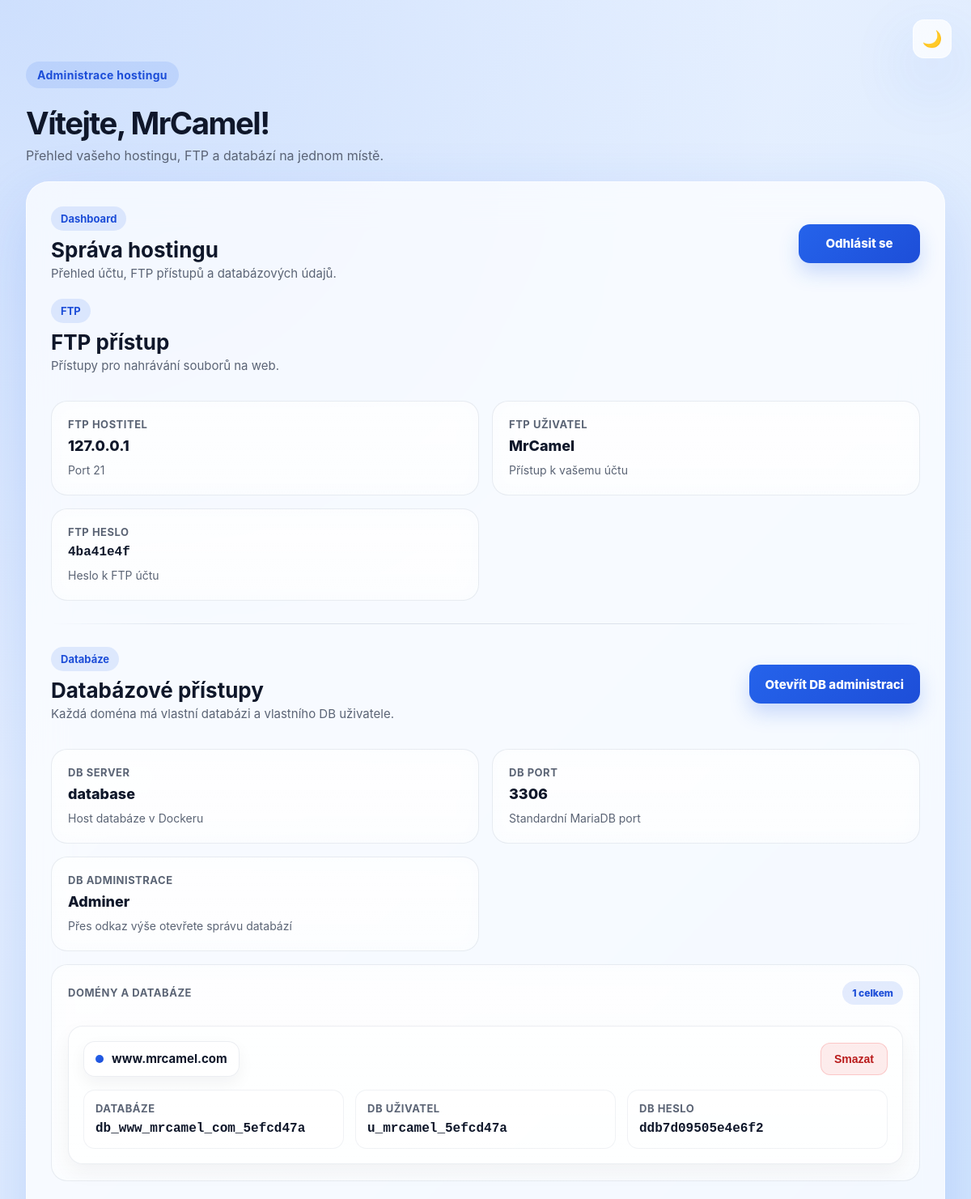
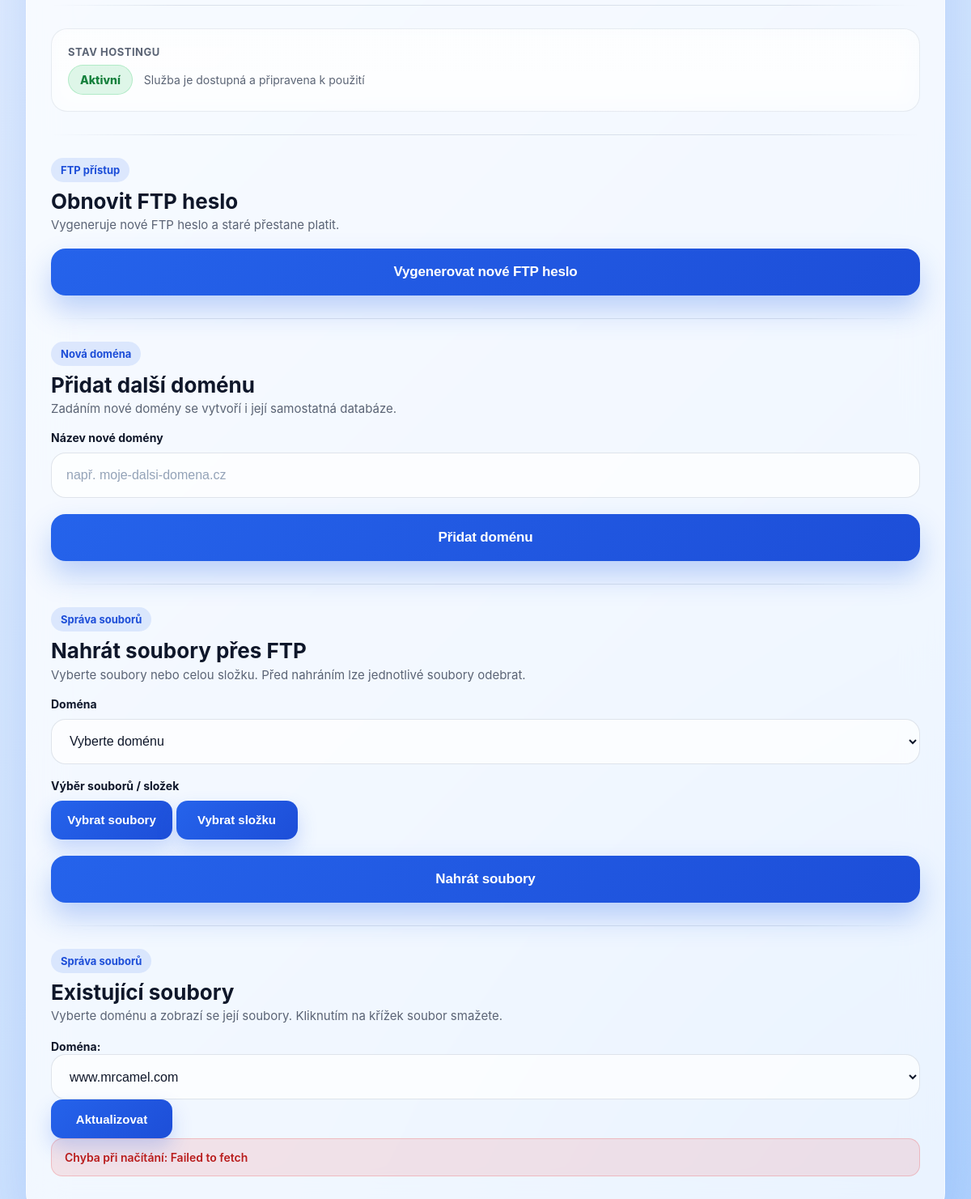
The app's page /webserver/milanovohosting.gg/dashboard.php (signed in) with its own data (2 pictures, top to bottom).
### tables this page shows
CREATE TABLE `users` (
  `id` int(11) NOT NULL AUTO_INCREMENT,
  `username` varchar(100) NOT NULL,
  `password` varchar(255) NOT NULL,
  `ftp_password` varchar(255) NOT NULL,
  PRIMARY KEY (`id`),
  UNIQUE KEY `username` (`username`)
);

CREATE TABLE `user_databases` (
  `id` int(11) NOT NULL AUTO_INCREMENT,
  `domain_id` int(11) NOT NULL,
  `db_name` varchar(100) NOT NULL,
  `db_user` varchar(100) NOT NULL,
  `db_password` varchar(255) NOT NULL,
  `created_at` timestamp NULL DEFAULT current_timestamp(),
  PRIMARY KEY (`id`),
  UNIQUE KEY `db_name` (`db_name`),
  UNIQUE KEY `db_user` (`db_user`),
  KEY `fk_user_databases_domain` (`domain_id`),
  CONSTRAINT `fk_user_databases_domain` FOREIGN KEY (`domain_id`) REFERENCES `domains` (`id`) ON DELETE CASCADE
);

CREATE TABLE `domains` (
  `id` int(11) NOT NULL AUTO_INCREMENT,
  `user_id` int(11) NOT NULL,
  `domain_name` varchar(255) NOT NULL,
  `created_at` timestamp NULL DEFAULT current_timestamp(),
  PRIMARY KEY (`id`),
  UNIQUE KEY `domain_name` (`domain_name`),
  KEY `fk_domains_user` (`user_id`),
  CONSTRAINT `fk_domains_user` FOREIGN KEY (`user_id`) REFERENCES `users` (`id`) ON DELETE CASCADE
);

### webserver/milanovohosting.gg/ftp_crypto.php (called while the page is built, shortened)
<?php
function decryptFtpPassword(string $encryptedPassword): string
{
    $data = base64_decode($encryptedPassword, true);
    $ivLength = openssl_cipher_iv_length(FTP_CIPHER);
    $iv = substr($data, 0, $ivLength);
    $encrypted = substr($data, $ivLength);
    $decrypted = openssl_decrypt(
        $encrypted,
        FTP_CIPHER,
        FTP_SECRET_KEY,
        0,
        $iv
    );
    return $decrypted;
}

### webserver/milanovohosting.gg/dashboard.php (the view, shortened to what this page needs)
<?php
require_once 'db.php';
require_once 'ftp_crypto.php';
$dbAdminUrl = 'http://localhost:8888';
$userId = (int) $_SESSION['user_id'];
$stmt = $pdo->prepare("SELECT id, username, ftp_password FROM users WHERE id = ?");
$stmt->execute([$userId]);
$user = $stmt->fetch(PDO::FETCH_ASSOC);
$ftpPasswordDecrypted = null;
try {
    if (!empty($user['ftp_password'])) {
        $ftpPasswordDecrypted = decryptFtpPassword($user['ftp_password']);
    }
} catch (Exception $e) {
    $ftpPasswordDecrypted = null;
}
$ftpPasswordPlainOnce = $_SESSION['ftp_password_plain_once'] ?? null;
$stmtDomains = $pdo->prepare("
    SELECT
        d.id,
        d.domain_name,
        d.created_at,
        ud.db_name,
        ud.db_user,
        ud.db_password
    FROM domains d
    LEFT JOIN user_databases ud ON ud.domain_id = d.id
    WHERE d.user_id = ?
    ORDER BY d.id ASC
");
$stmtDomains->execute([$userId]);
$domains = $stmtDomains->fetchAll(PDO::FETCH_ASSOC);
$selectedDomainForFiles = $_GET['selected_domain'] ?? '';
if (!$selectedDomainForFiles && !empty($domains)) {
    $selectedDomainForFiles = $domains[0]['domain_name'];
}
$displayedFtpPassword = $ftpPasswordPlainOnce !== null ? $ftpPasswordPlainOnce : $ftpPasswordDecrypted;
?>
<!DOCTYPE html>
<html lang="cs">
<head>
    <link rel="stylesheet" href="style.css">
</head>
<body>
    <div class="page-shell">
        <div class="theme-toggle">
            <button id="themeToggle" type="button" aria-label="Přepnout režim">🌙</button>
        </div>
        <main class="dashboard-layout dashboard-layout-wide">
            <section class="dashboard-header dashboard-header-wide">
                <div class="eyebrow">Administrace hostingu</div>
                <h1>Vítejte, <?php echo htmlspecialchars($user['username'], ENT_QUOTES, 'UTF-8'); ?>!</h1>
                <p class="hero-text">
                    Přehled vašeho hostingu, FTP a databází na jednom místě.
                </p>
            </section>
            <section class="dashboard-panel">
                <div class="dashboard-panel-top">
                    <div>
                        <div class="card-badge">Dashboard</div>
                        <h2>Správa hostingu</h2>
                        <p>Přehled účtu, FTP přístupů a databázových údajů.</p>
                    </div>
                    <a href="logout.php" class="secondary-btn dashboard-logout">Odhlásit se</a>
                </div>
                <div class="service-section">
                    <div class="dashboard-panel-top dashboard-panel-top-compact">
                        <div>
                            <div class="card-badge">FTP</div>
                            <h2>FTP přístup</h2>
                            <p>Přístupy pro nahrávání souborů na web.</p>
                        </div>
                    </div>
                    <div class="dashboard-grid">
                        <div class="dashboard-item">
                            <span class="dashboard-label">FTP hostitel</span>
                            <span class="dashboard-value">127.0.0.1</span>
                            <span class="dashboard-note">Port 21</span>
                        </div>
                        <div class="dashboard-item">
                            <span class="dashboard-label">FTP uživatel</span>
                            <span class="dashboard-value"><?php echo htmlspecialchars($user['username'], ENT_QUOTES, 'UTF-8'); ?></span>
                            <span class="dashboard-note">Přístup k vašemu účtu</span>
                        </div>
                        <div class="dashboard-item">
                            <span class="dashboard-label">FTP heslo</span>
                            <span class="dashboard-value value-mono">
                                <?php echo $displayedFtpPassword !== null ? htmlspecialchars($displayedFtpPassword, ENT_QUOTES, 'UTF-8') : 'Nelze zobrazit heslo'; ?>
                            </span>
                            <span class="dashboard-note">Heslo k FTP účtu</span>
                        </div>
                    </div>
                </div>
                <div class="dashboard-divider"></div>
                <div class="service-section">
                    <div class="dashboard-panel-top dashboard-panel-top-compact">
                        <div>
                            <div class="card-badge">Databáze</div>
                            <h2>Databázové přístupy</h2>
                            <p>Každá doména má vlastní databázi a vlastního DB uživatele.</p>
                        </div>
                        <a href="<?php echo htmlspecialchars($dbAdminUrl, ENT_QUOTES, 'UTF-8'); ?>" target="_blank" rel="noopener noreferrer" class="primary-link-btn">
                            Otevřít DB administraci
                        </a>
                    </div>
                    <div class="dashboard-grid">
                        <div class="dashboard-item">
                            <span class="dashboard-label">DB server</span>
                            <span class="dashboard-value">database</span>
                            <span class="dashboard-note">Host databáze v Dockeru</span>
                        </div>
                        <div class="dashboard-item">
                            <span class="dashboard-label">DB port</span>
                            <span class="dashboard-value">3306</span>
                            <span class="dashboard-note">Standardní MariaDB port</span>
                        </div>
                        <div class="dashboard-item">
                            <span class="dashboard-label">DB administrace</span>
                            <span class="dashboard-value">Adminer</span>
                            <span class="dashboard-note">Přes odkaz výše otevřete správu databází</span>
                        </div>
                        <div class="dashboard-item dashboard-item-wide">
                            <div class="domain-card-head">
                                <span class="dashboard-label">Domény a databáze</span>
                                <span class="domains-count"><?php echo count($domains); ?> celkem</span>
                            </div>
                            <?php if (!empty($domains)): ?>
                                <div class="db-domains-list">
                                    <?php foreach ($domains as $domain): ?>
                                        <div class="db-domain-card">
                                            <div class="db-domain-top">
                                                <div class="domain-pill">
                                                    <span class="domain-pill-dot"></span>
                                                    <span class="domain-pill-text"><?php echo htmlspecialchars($domain['domain_name'], ENT_QUOTES, 'UTF-8'); ?></span>
                                                </div>
                                                <form method="POST" class="domain-delete-form" onsubmit="return confirm('Opravdu chcete smazat doménu <?php echo htmlspecialchars($domain['domain_name'], ENT_QUOTES, 'UTF-8'); ?> včetně databáze?');">
                                                    <button type="submit" class="delete-domain-btn">Smazat</button>
                                                </form>
                                            </div>
                                            <div class="db-info-grid">
                                                <div class="db-info-item">
                                                    <span class="dashboard-label">Databáze</span>
                                                    <span class="dashboard-value value-mono"><?php echo htmlspecialchars($domain['db_name'] ?? 'Nevytvořena', ENT_QUOTES, 'UTF-8'); ?></span>
                                                </div>
                                                <div class="db-info-item">
                                                    <span class="dashboard-label">DB uživatel</span>
                                                    <span class="dashboard-value value-mono"><?php echo htmlspecialchars($domain['db_user'] ?? 'Nevytvořen', ENT_QUOTES, 'UTF-8'); ?></span>
                                                </div>
                                                <div class="db-info-item">
                                                    <span class="dashboard-label">DB heslo</span>
                                                    <span class="dashboard-value value-mono"><?php echo htmlspecialchars($domain['db_password'] ?? 'Není dostupné', ENT_QUOTES, 'UTF-8'); ?></span>
                                                </div>
                                            </div>
                                        </div>
                                    <?php endforeach; ?>
                                </div>
                            <?php else: ?>
                                <span class="dashboard-value dashboard-value-empty">Žádná doména nebyla nalezena</span>
                            <?php endif; ?>
                        </div>
                    </div>
                </div>
                <div class="dashboard-divider"></div>
                <div class="dashboard-item dashboard-item-wide">
                    <span class="dashboard-label">Stav hostingu</span>
                    <div class="status-row">
                        <span class="status-active">Aktivní</span>
                        <span class="dashboard-note">Služba je dostupná a připravena k použití</span>
                    </div>
                </div>
                <div class="dashboard-divider"></div>
                <div class="dashboard-panel-top dashboard-panel-top-compact">
                    <div>
                        <div class="card-badge">FTP přístup</div>
                        <h2>Obnovit FTP heslo</h2>
                        <p>Vygeneruje nové FTP heslo a staré přestane platit.</p>
                    </div>
                </div>
                <form method="POST" class="register-form add-domain-form">
                    <button type="submit" name="reset_ftp_password" value="1" class="primary-btn">
                        Vygenerovat nové FTP heslo
                    </button>
                </form>
                <div class="dashboard-divider"></div>
                <div class="dashboard-panel-top dashboard-panel-top-compact">
                    <div>
                        <div class="card-badge">Nová doména</div>
                        <h2>Přidat další doménu</h2>
                        <p>Zadáním nové domény se vytvoří i její samostatná databáze.</p>
                    </div>
                </div>
                <form method="POST" class="register-form add-domain-form">
                    <div class="form-group">
                        <label for="new_domain">Název nové domény</label>
                        <input type="text" id="new_domain" name="new_domain" placeholder="např. moje-dalsi-domena.cz" required>
                    </div>
                    <button type="submit" class="primary-btn">Přidat doménu</button>
                </form>
                <div class="dashboard-divider"></div>
                <div class="dashboard-panel-top dashboard-panel-top-compact">
                    <div>
                        <div class="card-badge">Správa souborů</div>
                        <h2>Nahrát soubory přes FTP</h2>
                        <p>Vyberte soubory nebo celou složku. Před nahráním lze jednotlivé soubory odebrat.</p>
                    </div>
                </div>
                <form id="uploadForm" method="POST" enctype="multipart/form-data" class="register-form add-domain-form">
                    <div class="form-group">
                        <label for="domain_name_upload">Doména</label>
                        <select name="domain_name" id="domain_name_upload" required>
                            <option value="">Vyberte doménu</option>
                        </select>
                    </div>
                    <div class="form-group">
                        <label>Výběr souborů / složek</label>
                        <div id="fileDropZone" class="file-drop-zone" style="background: 0;">
                            <button type="button" id="selectFilesBtn" class="secondary-btn">Vybrat soubory</button>
                            <button type="button" id="selectFolderBtn" class="secondary-btn">Vybrat složku</button>
                        </div>
                    </div>
                    <button type="submit" id="uploadSubmitBtn" class="primary-btn">Nahrát soubory</button>
                </form>
                <div class="dashboard-divider"></div>
                <div class="dashboard-panel-top dashboard-panel-top-compact">
                    <div>
                        <div class="card-badge">Správa souborů</div>
                        <h2>Existující soubory</h2>
                        <p>Vyberte doménu a zobrazí se její soubory. Kliknutím na křížek soubor smažete.</p>
                    </div>
                </div>
                <div class="domain-selector">
                    <label for="domain_selector">Doména:</label>
                    <select id="domain_selector" name="domain_selector">
                        <?php foreach ($domains as $domain): ?>
                            <option value="<?php echo htmlspecialchars($domain['domain_name'], ENT_QUOTES, 'UTF-8'); ?>" <?php echo $selectedDomainForFiles === $domain['domain_name'] ? 'selected' : ''; ?>>
                                <?php echo htmlspecialchars($domain['domain_name'], ENT_QUOTES, 'UTF-8'); ?>
                            </option>
                        <?php endforeach; ?>
                    </select>
                    <button type="button" id="refreshFilesBtn" class="secondary-btn">Aktualizovat</button>
                </div>
                <div id="filesForDomain">
                </div>
            </section>
        </main>
    </div>
</body>
</html>

### records on screen
users: username "MrCamel", ftp_password "4ba41e4f"
user_databases: domain.domain_name "www.mrcamel.com", db_name "db_www_mrcamel_com_5efcd47a", db_user "u_mrcamel_5efcd47a", db_password "ddb7d09505e4e6f2"
domains: domain_selector "www.mrcamel.com"

### other values on screen
count($domains) "1"
